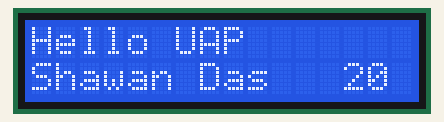
The sketch below on a simulated Arduino Uno, built with avr-gcc and run on an emulated ATmega328P. Parts: 16×2 character LCD.

Above: at 0.1 s.
At 4.4 s:
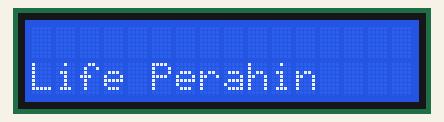
At 8.9 s:
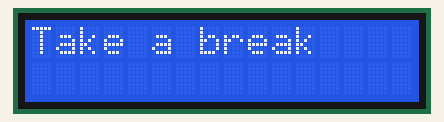
At 11.5 s:
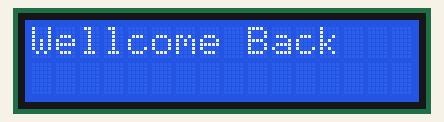
At 25.3 s:
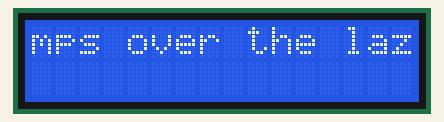
At 38.3 s:
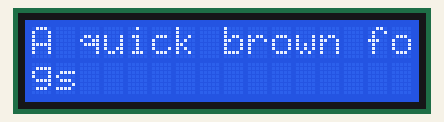

Measured:
- what the display in image 1 shows lasts 4.0 s, from 4.4 s to 8.4 s
- what the display in image 2 shows lasts 0.6 s, from 8.9 s to 9.5 s
- what the display in image 3 shows lasts 2.0 s, from 11.5 s to 13.5 s
- what the display in image 4 shows lasts 1.2 s, from 25.3 s to 26.5 s

The sketch:

LCD_Code.ino
```cpp
#include<LiquidCrystal.h>
LiquidCrystal lcd(11,10,9,8,7,6,5,4,3,2);
long id=20;

byte smiley[8] = {
  B00000,
  B10001,
  B00000,
  B00000,
  B10001,
  B01110,
  B00000,
};


void setup() {
  // put your setup code here, to run once:
  lcd.begin(16,2);
  lcd.println("Hello UAP");
  lcd.setCursor(0,1);
  lcd.println("Shawan Das ");
  lcd.print(id);
  }

void loop() {
  // put your main code here, to run repeatedly:

  delay(2000);    lcd.clear();


  for(int i=0; i<15; i++){
    lcd.home(); delay(150);
  }
  lcd.clear();
  lcd.setCursor(0,1); // print position col/row
  lcd.print("Life Perahin");


   delay(2000);
   lcd.noCursor();
   delay(2000);
   lcd.blink();
   delay(500); lcd.noBlink();

lcd.clear();

   lcd.print("Take a break");
   delay(600); lcd.noDisplay();
      delay(2000); lcd.clear();
    lcd.display();
   lcd.print("Wellcome Back");
delay(2000); lcd.clear();

   lcd.print("A quick brown fox jumps over the lazy dogs");


   for(int i=0; i<60; i++){
    lcd.scrollDisplayLeft();
    delay(200);
   }
delay(1000);
    for(int i=0; i<60; i++){
    lcd.scrollDisplayRight();
    delay(200);
   }

   lcd.autoscroll();

   for(int i=0; i<60; i++){
    lcd.rightToLeft();
    delay(200);
   }
delay(1000);
   for(int i=0; i<60; i++){
    lcd.leftToRight();
    delay(200);
   }
   lcd.clear();

for(int i=0; i<60; i++){
    lcd.print(i);
    delay(200);
   }
lcd.autoscroll();

lcd.clear();

     lcd.createChar(0, smiley);
  lcd.begin(16, 2);
  lcd.write(byte(0));
}
```
